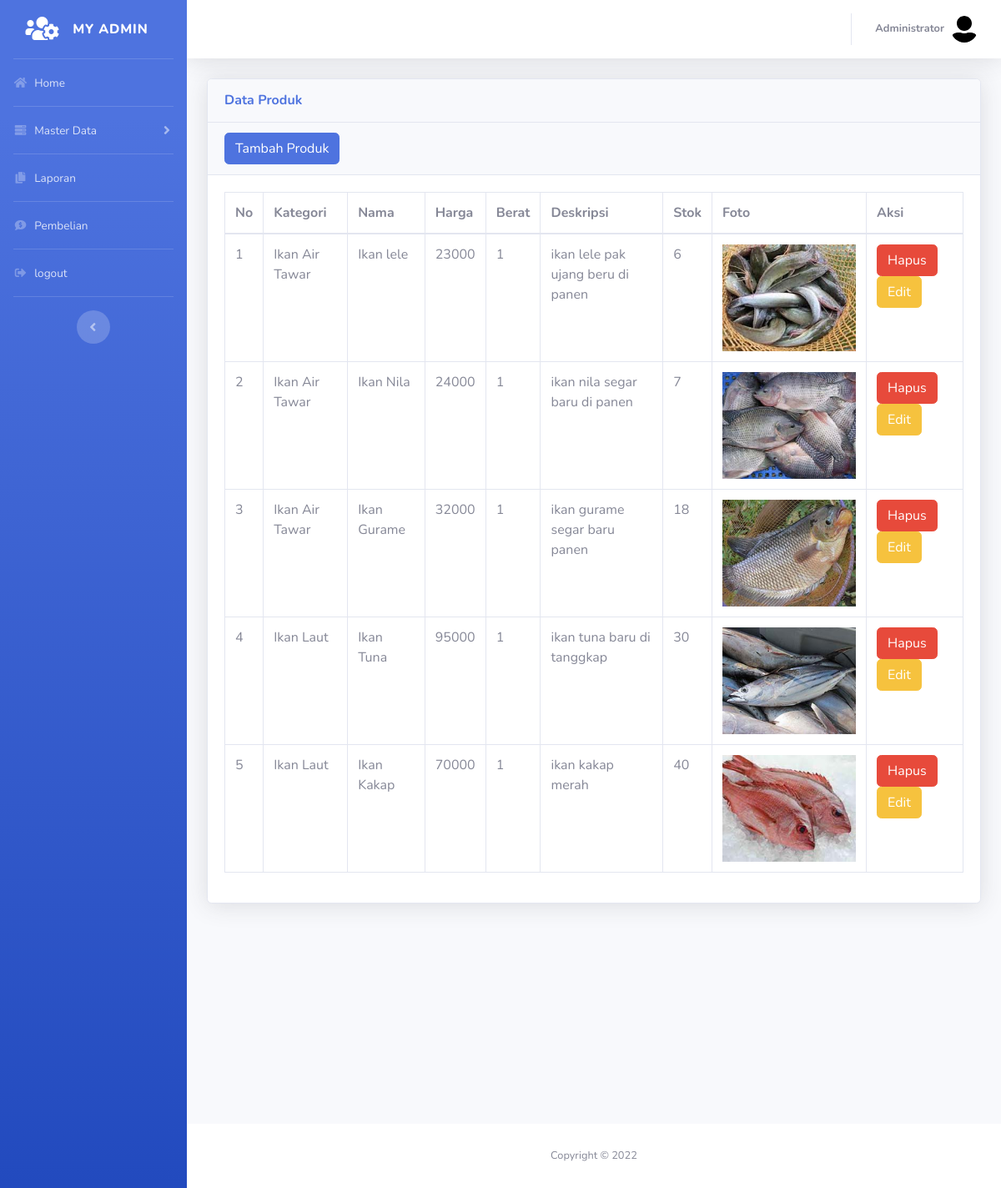
The app's page /admin/index.php?halaman=produk (signed in) with its own data.
### tables this page shows
CREATE TABLE `t_produk` (
  `id_produk` int(11) NOT NULL,
  `id_kategori` int(5) NOT NULL,
  `nama_produk` varchar(100) NOT NULL,
  `harga_produk` int(11) NOT NULL,
  `berat_produk` int(11) NOT NULL,
  `deskripsi_produk` varchar(100) NOT NULL,
  `foto_produk` varchar(100) NOT NULL,
  `stok_produk` int(100) NOT NULL
);

CREATE TABLE `t_kategori` (
  `id_kategori` int(5) NOT NULL,
  `nama_kategori` varchar(100) NOT NULL
);

### admin/produk.php (the view)
<div class="container-fluid">
    <div class="card shadow mb-4">
        <div class="card-header py-3">
            <h6 class="m-0 font-weight-bold text-primary">Data Produk</h6>
        </div>
        <div class=" card-header  ">
            <a href="index.php?halaman=tambahproduk" class="btn-primary btn">Tambah Produk</a>
        </div>
        <div class="card-body">
            <div class="table-responsive">
                <table class="table table-bordered" id="dataTable" width="100%" cellspacing="0">
                    <thead>
                        <tr>
                            <th>No</th>
                            <th>Kategori</th>
                            <th>Nama</th>
                            <th>Harga</th>
                            <th>Berat</th>
                            <th>Deskripsi</th>
                            <th>Stok</th>
                            <th>Foto</th>
                            <th>Aksi</th>
                        </tr>
                    </thead>
                    <tbody>
                        <?php $nomor = 1; ?>
                        <?php $ambil = $koneksi->query("SELECT * FROM t_produk LEFT JOIN t_kategori ON t_produk.id_kategori=t_kategori.id_kategori "); ?>
                        <?php while ($pecah = $ambil->fetch_assoc()) { ?>
                            <tr>
                                <td><?php echo $nomor; ?></td>
                                <td><?php echo $pecah['nama_kategori']; ?></td>
                                <td><?php echo $pecah['nama_produk']; ?></td>
                                <td><?php echo $pecah['harga_produk']; ?></td>
                                <td><?php echo $pecah['berat_produk']; ?></td>
                                <td><?php echo $pecah['deskripsi_produk']; ?></td>
                                <td><?php echo $pecah['stok_produk']; ?></td>
                                <td>
                                    <img src="../foto_produk/<?php echo $pecah['foto_produk']; ?>" widht="50" style="width: 10rem;">
                                </td>
                                <td>
                                    <a href="index.php?halaman=hapusproduk&id= <?php echo $pecah['id_produk']; ?>" class="btn-danger btn">Hapus</a>
                                    <a href="index.php?halaman=ubahproduk&id= <?php echo $pecah['id_produk']; ?>" class="btn-warning btn">Edit</a>
                                </td>
                            </tr>
                            <?php $nomor++; ?>
                        <?php } ?>
                    </tbody>
                </table>
            </div>
        </div>
    </div>
</div>
<br> <br> <br> <br> <br><br> <br> <br> <br> <br>

### records on screen
t_produk: id_kategori.nama_kategori "Ikan Air Tawar", nama_produk "Ikan lele", harga_produk "23000", berat_produk "1", deskripsi_produk "ikan lele pak ujang beru di panen", stok_produk "6", foto_produk (picture)
t_produk: id_kategori.nama_kategori "Ikan Air Tawar", nama_produk "Ikan Nila", harga_produk "24000", berat_produk "1", deskripsi_produk "ikan nila segar baru di panen", stok_produk "7", foto_produk (picture)
t_produk: id_kategori.nama_kategori "Ikan Air Tawar", nama_produk "Ikan Gurame", harga_produk "32000", berat_produk "1", deskripsi_produk "ikan gurame segar baru panen", stok_produk "18", foto_produk (picture)
t_produk: id_kategori.nama_kategori "Ikan Laut", nama_produk "Ikan Tuna", harga_produk "95000", berat_produk "1", deskripsi_produk "ikan tuna baru di tanggkap", stok_produk "30", foto_produk (picture)
t_produk: id_kategori.nama_kategori "Ikan Laut", nama_produk "Ikan Kakap", harga_produk "70000", berat_produk "1", deskripsi_produk "ikan kakap merah", stok_produk "40", foto_produk (picture)
